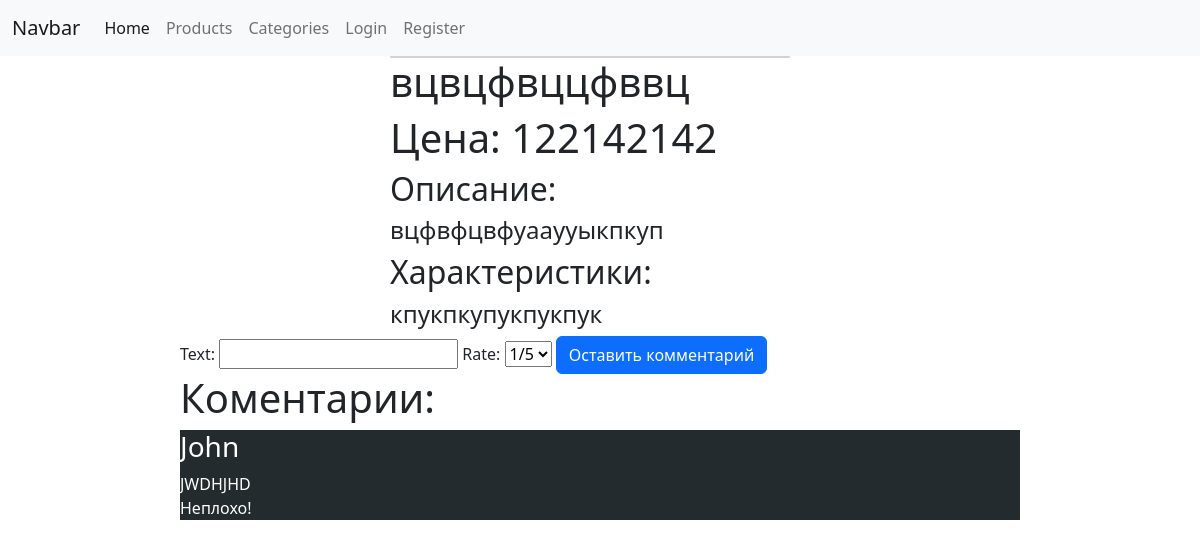
Screenshot of /products/12/ with the database file from the repository.
### products/models.py (models this page shows, shortened)
class Product(models.Model):
    author = models.ForeignKey(User, on_delete=models.CASCADE, null=True)
    image = models.ImageField()
    title = models.CharField(max_length=180)
    price = models.IntegerField(default=1)
    colour = models.CharField(max_length=20)
    characteristics = models.TextField()
    description = models.TextField()
    categories = models.ManyToManyField(Category)

class Review(models.Model):
    author = models.ForeignKey(User, on_delete=models.CASCADE, null=False)
    text = models.TextField()
    product = models.ForeignKey(Product, on_delete=models.CASCADE)
    rating = (
        ('1/5', '1/5'),
        ('2/5', '2/5'),
        ('3/5', '3/5'),
        ('4/5', '4/5'),
        ('5/5', '5/5')
    )
    rate = models.CharField(default=5, choices=rating, max_length=10)

### products/views.py (the view, shortened to what this page needs)
# urls.py: path('products/<int:id>/', detail_product_view),
def detail_product_view(request, id):
    if request.method == 'GET':
        product = Product.objects.get(id=id)
        reviews = Review.objects.filter(product_id=id)
        data = {
            'product': product,
            'categories': product.categories.all(),
            'reviews': reviews,
            'form': ReviewCreateForm,
            'user': get_user_from_request(request)
        }
        return render(request, 'products/detail.html', context=data)

### users/utils.py (called while the page is built)
def get_user_from_request(request):
    return request.user if not request.user.is_anonymous else None

### templates/products/detail.html (shortened to what this page needs)
{% extends 'layouts/main.html' %}
{% block content %}
    <div class="product">
        <div class="info">
             <div class="card" style="width: 25rem;">
             </div>
            <div style="display: flex; justify-content: space-between">
                <h1>{{ product.title }}</h1>
            </div>
            <h1>Цена: {{ product.price }}</h1>
            <h2>Описание:</h2>
            <h4>{{ product.description }}</h4>
            <h2>Характеристики:</h2>
            <h4>{{ product.characteristics }}</h4>
        </div>
        <div class="create_review">
            <form action="/products/{{ product.id }}/" method="post">
                {{ form }}
                <input type="submit" class="btn btn-primary" value="Оставить комментарий">
            </form>
        </div>
    </div>
    <div class="reviews">
        <h1>Коментарии:</h1>
        {% for review in reviews %}
            <div class="review">
                <h3> {{ review.author.username }}</h3>
                <p class="text">{{ review.text }}<br>{{ review.rate }}</p>
            </div>
        {% endfor %}
    </div>
{% endblock %}

### templates/products/detail.html (style rules this page uses)
.product { width: 70%; margin-left: 15%; }
.reviews { width: 70%; margin-left: 15%; }
.review { background: #242b2e; color: #fff; margin-bottom: 20px; }
.info { margin-left: 25%; }

### rows the page displays
Product: title "вцвцфвццфввц", price "122142142", description "вцфвфцвфуааууыкпкуп", characteristics "кпукпкупукпукпук"
Review: author.username "John", text "JWDHJHD", rate "Неплохо!"
